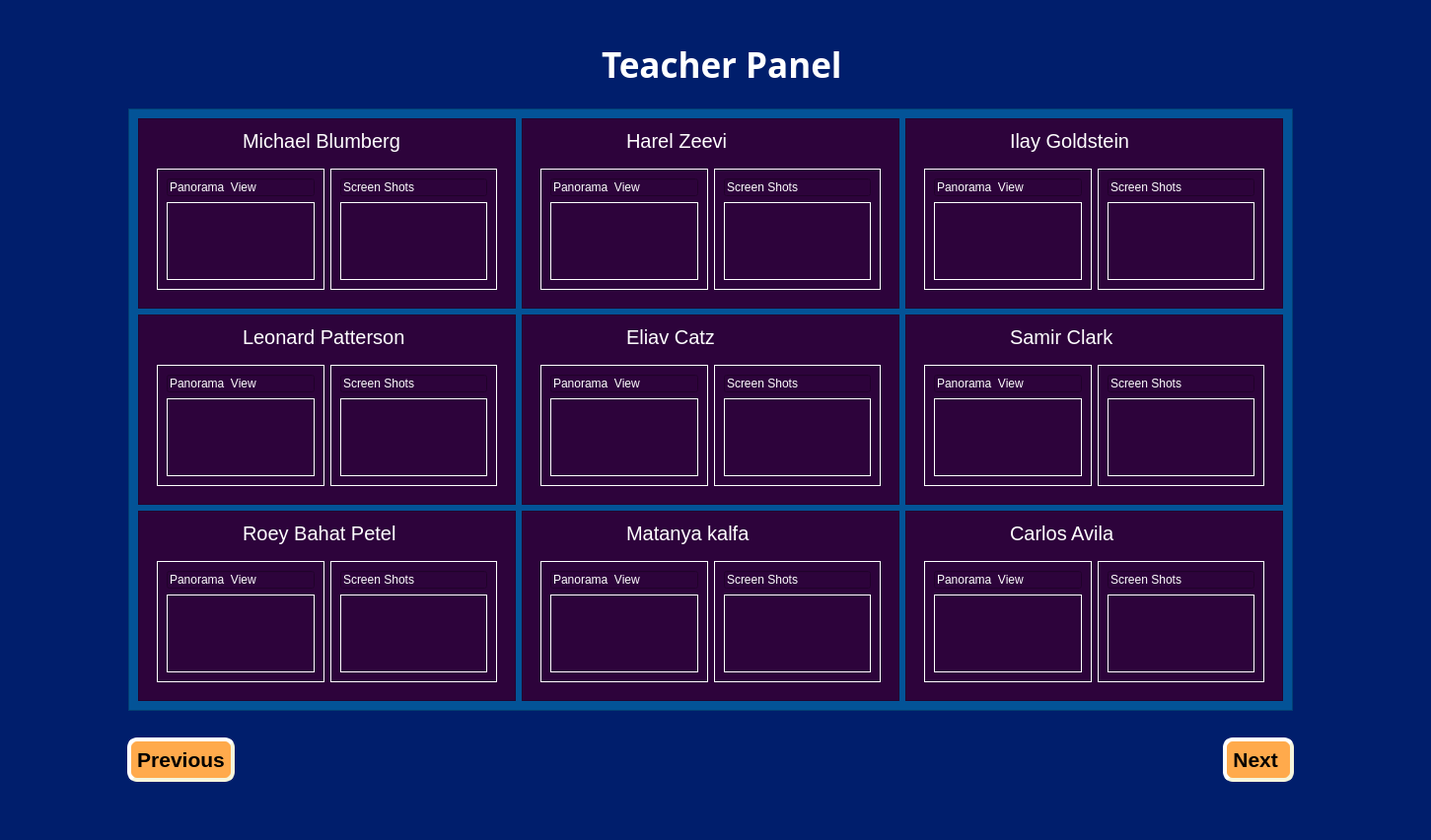
<?xml version="1.0" encoding="UTF-8"?>
<ui version="4.0">
 <class>MainWindow</class>
 <widget class="QMainWindow" name="MainWindow">
  <property name="geometry">
   <rect>
    <x>0</x>
    <y>0</y>
    <width>1451</width>
    <height>852</height>
   </rect>
  </property>
  <property name="windowTitle">
   <string>MainWindow</string>
  </property>
  <property name="styleSheet">
   <string notr="true">background-color:#001E6C;</string>
  </property>
  <widget class="QWidget" name="centralwidget">
   <widget class="QFrame" name="frame_56">
    <property name="geometry">
     <rect>
      <x>120</x>
      <y>730</y>
      <width>1201</width>
      <height>81</height>
     </rect>
    </property>
    <property name="styleSheet">
     <string notr="true">QFrame{
	border: 0px;
}</string>
    </property>
    <property name="frameShape">
     <enum>QFrame::StyledPanel</enum>
    </property>
    <property name="frameShadow">
     <enum>QFrame::Raised</enum>
    </property>
    <layout class="QHBoxLayout" name="horizontalLayout">
     <item>
      <widget class="QPushButton" name="pushButton_2">
       <property name="font">
        <font>
         <pointsize>16</pointsize>
         <weight>75</weight>
         <bold>true</bold>
        </font>
       </property>
       <property name="styleSheet">
        <string notr="true">QPushButton{
	color: black;
	background-color:#FFAA4C;
	border-style: outset;
	border-width: 4px;
	border-radius: 10px;
	border-color: beige;
	padding: 6px;

}</string>
       </property>
       <property name="text">
        <string>Previous</string>
       </property>
      </widget>
     </item>
     <item>
      <spacer name="horizontalSpacer">
       <property name="orientation">
        <enum>Qt::Horizontal</enum>
       </property>
       <property name="sizeHint" stdset="0">
        <size>
         <width>40</width>
         <height>20</height>
        </size>
       </property>
      </spacer>
     </item>
     <item>
      <widget class="QPushButton" name="pushButton">
       <property name="font">
        <font>
         <pointsize>16</pointsize>
         <weight>75</weight>
         <bold>true</bold>
        </font>
       </property>
       <property name="styleSheet">
        <string notr="true">QPushButton{
	color: black;
	background-color:#FFAA4C;
	border-style: outset;
	border-width: 4px;
	border-radius: 10px;
	border-color: beige;
	padding: 6px;

}</string>
       </property>
       <property name="text">
        <string>Next </string>
       </property>
      </widget>
     </item>
    </layout>
   </widget>
   <widget class="QFrame" name="frame_55">
    <property name="geometry">
     <rect>
      <x>130</x>
      <y>110</y>
      <width>1181</width>
      <height>611</height>
     </rect>
    </property>
    <property name="styleSheet">
     <string notr="true">background-color:#035397;</string>
    </property>
    <property name="frameShape">
     <enum>QFrame::StyledPanel</enum>
    </property>
    <property name="frameShadow">
     <enum>QFrame::Raised</enum>
    </property>
    <layout class="QGridLayout" name="gridLayout">
     <item row="2" column="1">
      <widget class="QFrame" name="frame_43">
       <property name="styleSheet">
        <string notr="true">background-color: #2D033B;
color: white;
padding: 0px;
margin: 0px;</string>
       </property>
       <property name="frameShape">
        <enum>QFrame::StyledPanel</enum>
       </property>
       <property name="frameShadow">
        <enum>QFrame::Raised</enum>
       </property>
       <layout class="QVBoxLayout" name="verticalLayout_22">
        <item alignment="Qt::AlignHCenter">
         <widget class="QLineEdit" name="lineEdit_22">
          <property name="font">
           <font>
            <pointsize>15</pointsize>
            <weight>50</weight>
            <italic>false</italic>
            <bold>false</bold>
           </font>
          </property>
          <property name="styleSheet">
           <string notr="true">padding: 0px;
border: 0px;</string>
          </property>
          <property name="text">
           <string>Matanya kalfa</string>
          </property>
         </widget>
        </item>
        <item>
         <widget class="QFrame" name="frame_44">
          <property name="styleSheet">
           <string notr="true">QFrame{
	border:0px;
}</string>
          </property>
          <property name="frameShape">
           <enum>QFrame::StyledPanel</enum>
          </property>
          <property name="frameShadow">
           <enum>QFrame::Raised</enum>
          </property>
          <layout class="QHBoxLayout" name="horizontalLayout_9">
           <item>
            <widget class="QFrame" name="frame_45">
             <property name="styleSheet">
              <string notr="true">QFrame{
	border:1px solid white;
}</string>
             </property>
             <property name="frameShape">
              <enum>QFrame::StyledPanel</enum>
             </property>
             <property name="frameShadow">
              <enum>QFrame::Raised</enum>
             </property>
             <layout class="QVBoxLayout" name="verticalLayout_23">
              <item>
               <widget class="QLineEdit" name="lineEdit_23">
                <property name="text">
                 <string>Panorama  View</string>
                </property>
               </widget>
              </item>
              <item>
               <widget class="QFrame" name="frame_46">
                <property name="frameShape">
                 <enum>QFrame::StyledPanel</enum>
                </property>
                <property name="frameShadow">
                 <enum>QFrame::Raised</enum>
                </property>
               </widget>
              </item>
             </layout>
            </widget>
           </item>
           <item>
            <widget class="QFrame" name="frame_47">
             <property name="styleSheet">
              <string notr="true">QFrame{
	border:1px solid white;
}</string>
             </property>
             <property name="frameShape">
              <enum>QFrame::StyledPanel</enum>
             </property>
             <property name="frameShadow">
              <enum>QFrame::Raised</enum>
             </property>
             <layout class="QVBoxLayout" name="verticalLayout_24">
              <item>
               <widget class="QLineEdit" name="lineEdit_24">
                <property name="text">
                 <string>Screen Shots</string>
                </property>
               </widget>
              </item>
              <item>
               <widget class="QFrame" name="frame_48">
                <property name="frameShape">
                 <enum>QFrame::StyledPanel</enum>
                </property>
                <property name="frameShadow">
                 <enum>QFrame::Raised</enum>
                </property>
               </widget>
              </item>
             </layout>
            </widget>
           </item>
          </layout>
         </widget>
        </item>
       </layout>
      </widget>
     </item>
     <item row="1" column="0">
      <widget class="QFrame" name="frame">
       <property name="styleSheet">
        <string notr="true">background-color: #2D033B;
color: white;
padding: 0px;
margin: 0px;</string>
       </property>
       <property name="frameShape">
        <enum>QFrame::StyledPanel</enum>
       </property>
       <property name="frameShadow">
        <enum>QFrame::Raised</enum>
       </property>
       <layout class="QVBoxLayout" name="verticalLayout">
        <item alignment="Qt::AlignHCenter">
         <widget class="QLineEdit" name="lineEdit">
          <property name="font">
           <font>
            <pointsize>15</pointsize>
            <weight>50</weight>
            <italic>false</italic>
            <bold>false</bold>
           </font>
          </property>
          <property name="styleSheet">
           <string notr="true">padding: 0px;
border: 0px;</string>
          </property>
          <property name="text">
           <string>Leonard Patterson</string>
          </property>
         </widget>
        </item>
        <item>
         <widget class="QFrame" name="frame_2">
          <property name="styleSheet">
           <string notr="true">QFrame{
	border:0px;
}</string>
          </property>
          <property name="frameShape">
           <enum>QFrame::StyledPanel</enum>
          </property>
          <property name="frameShadow">
           <enum>QFrame::Raised</enum>
          </property>
          <layout class="QHBoxLayout" name="horizontalLayout_2">
           <item>
            <widget class="QFrame" name="frame_4">
             <property name="styleSheet">
              <string notr="true">QFrame{
	border:1px solid white;
}</string>
             </property>
             <property name="frameShape">
              <enum>QFrame::StyledPanel</enum>
             </property>
             <property name="frameShadow">
              <enum>QFrame::Raised</enum>
             </property>
             <layout class="QVBoxLayout" name="verticalLayout_3">
              <item>
               <widget class="QLineEdit" name="lineEdit_2">
                <property name="text">
                 <string>Panorama  View</string>
                </property>
               </widget>
              </item>
              <item>
               <widget class="QFrame" name="frame_6">
                <property name="frameShape">
                 <enum>QFrame::StyledPanel</enum>
                </property>
                <property name="frameShadow">
                 <enum>QFrame::Raised</enum>
                </property>
               </widget>
              </item>
             </layout>
            </widget>
           </item>
           <item>
            <widget class="QFrame" name="frame_7">
             <property name="styleSheet">
              <string notr="true">QFrame{
	border:1px solid white;
}</string>
             </property>
             <property name="frameShape">
              <enum>QFrame::StyledPanel</enum>
             </property>
             <property name="frameShadow">
              <enum>QFrame::Raised</enum>
             </property>
             <layout class="QVBoxLayout" name="verticalLayout_2">
              <item>
               <widget class="QLineEdit" name="lineEdit_3">
                <property name="text">
                 <string>Screen Shots</string>
                </property>
               </widget>
              </item>
              <item>
               <widget class="QFrame" name="frame_8">
                <property name="frameShape">
                 <enum>QFrame::StyledPanel</enum>
                </property>
                <property name="frameShadow">
                 <enum>QFrame::Raised</enum>
                </property>
               </widget>
              </item>
             </layout>
            </widget>
           </item>
          </layout>
         </widget>
        </item>
       </layout>
      </widget>
     </item>
     <item row="1" column="1">
      <widget class="QFrame" name="frame_37">
       <property name="styleSheet">
        <string notr="true">background-color: #2D033B;
color: white;
padding: 0px;
margin: 0px;</string>
       </property>
       <property name="frameShape">
        <enum>QFrame::StyledPanel</enum>
       </property>
       <property name="frameShadow">
        <enum>QFrame::Raised</enum>
       </property>
       <layout class="QVBoxLayout" name="verticalLayout_19">
        <item alignment="Qt::AlignHCenter">
         <widget class="QLineEdit" name="lineEdit_19">
          <property name="font">
           <font>
            <pointsize>15</pointsize>
            <weight>50</weight>
            <italic>false</italic>
            <bold>false</bold>
           </font>
          </property>
          <property name="styleSheet">
           <string notr="true">padding: 0px;
border: 0px;</string>
          </property>
          <property name="text">
           <string>Eliav Catz</string>
          </property>
         </widget>
        </item>
        <item>
         <widget class="QFrame" name="frame_38">
          <property name="styleSheet">
           <string notr="true">QFrame{
	border:0px;
}</string>
          </property>
          <property name="frameShape">
           <enum>QFrame::StyledPanel</enum>
          </property>
          <property name="frameShadow">
           <enum>QFrame::Raised</enum>
          </property>
          <layout class="QHBoxLayout" name="horizontalLayout_8">
           <item>
            <widget class="QFrame" name="frame_39">
             <property name="styleSheet">
              <string notr="true">QFrame{
	border:1px solid white;
}</string>
             </property>
             <property name="frameShape">
              <enum>QFrame::StyledPanel</enum>
             </property>
             <property name="frameShadow">
              <enum>QFrame::Raised</enum>
             </property>
             <layout class="QVBoxLayout" name="verticalLayout_20">
              <item>
               <widget class="QLineEdit" name="lineEdit_20">
                <property name="text">
                 <string>Panorama  View</string>
                </property>
               </widget>
              </item>
              <item>
               <widget class="QFrame" name="frame_40">
                <property name="frameShape">
                 <enum>QFrame::StyledPanel</enum>
                </property>
                <property name="frameShadow">
                 <enum>QFrame::Raised</enum>
                </property>
               </widget>
              </item>
             </layout>
            </widget>
           </item>
           <item>
            <widget class="QFrame" name="frame_41">
             <property name="styleSheet">
              <string notr="true">QFrame{
	border:1px solid white;
}</string>
             </property>
             <property name="frameShape">
              <enum>QFrame::StyledPanel</enum>
             </property>
             <property name="frameShadow">
              <enum>QFrame::Raised</enum>
             </property>
             <layout class="QVBoxLayout" name="verticalLayout_21">
              <item>
               <widget class="QLineEdit" name="lineEdit_21">
                <property name="text">
                 <string>Screen Shots</string>
                </property>
               </widget>
              </item>
              <item>
               <widget class="QFrame" name="frame_42">
                <property name="frameShape">
                 <enum>QFrame::StyledPanel</enum>
                </property>
                <property name="frameShadow">
                 <enum>QFrame::Raised</enum>
                </property>
               </widget>
              </item>
             </layout>
            </widget>
           </item>
          </layout>
         </widget>
        </item>
       </layout>
      </widget>
     </item>
     <item row="1" column="2">
      <widget class="QFrame" name="frame_49">
       <property name="styleSheet">
        <string notr="true">background-color: #2D033B;
color: white;
padding: 0px;
margin: 0px;</string>
       </property>
       <property name="frameShape">
        <enum>QFrame::StyledPanel</enum>
       </property>
       <property name="frameShadow">
        <enum>QFrame::Raised</enum>
       </property>
       <layout class="QVBoxLayout" name="verticalLayout_25">
        <item alignment="Qt::AlignHCenter">
         <widget class="QLineEdit" name="lineEdit_25">
          <property name="font">
           <font>
            <pointsize>15</pointsize>
            <weight>50</weight>
            <italic>false</italic>
            <bold>false</bold>
           </font>
          </property>
          <property name="styleSheet">
           <string notr="true">padding: 0px;
border: 0px;</string>
          </property>
          <property name="text">
           <string>Samir Clark</string>
          </property>
         </widget>
        </item>
        <item>
         <widget class="QFrame" name="frame_50">
          <property name="styleSheet">
           <string notr="true">QFrame{
	border:0px;
}</string>
          </property>
          <property name="frameShape">
           <enum>QFrame::StyledPanel</enum>
          </property>
          <property name="frameShadow">
           <enum>QFrame::Raised</enum>
          </property>
          <layout class="QHBoxLayout" name="horizontalLayout_10">
           <item>
            <widget class="QFrame" name="frame_51">
             <property name="styleSheet">
              <string notr="true">QFrame{
	border:1px solid white;
}</string>
             </property>
             <property name="frameShape">
              <enum>QFrame::StyledPanel</enum>
             </property>
             <property name="frameShadow">
              <enum>QFrame::Raised</enum>
             </property>
             <layout class="QVBoxLayout" name="verticalLayout_26">
              <item>
               <widget class="QLineEdit" name="lineEdit_26">
                <property name="text">
                 <string>Panorama  View</string>
                </property>
               </widget>
              </item>
              <item>
               <widget class="QFrame" name="frame_52">
                <property name="frameShape">
                 <enum>QFrame::StyledPanel</enum>
                </property>
                <property name="frameShadow">
                 <enum>QFrame::Raised</enum>
                </property>
               </widget>
              </item>
             </layout>
            </widget>
           </item>
           <item>
            <widget class="QFrame" name="frame_53">
             <property name="styleSheet">
              <string notr="true">QFrame{
	border:1px solid white;
}</string>
             </property>
             <property name="frameShape">
              <enum>QFrame::StyledPanel</enum>
             </property>
             <property name="frameShadow">
              <enum>QFrame::Raised</enum>
             </property>
             <layout class="QVBoxLayout" name="verticalLayout_27">
              <item>
               <widget class="QLineEdit" name="lineEdit_27">
                <property name="text">
                 <string>Screen Shots</string>
                </property>
               </widget>
              </item>
              <item>
               <widget class="QFrame" name="frame_54">
                <property name="frameShape">
                 <enum>QFrame::StyledPanel</enum>
                </property>
                <property name="frameShadow">
                 <enum>QFrame::Raised</enum>
                </property>
               </widget>
              </item>
             </layout>
            </widget>
           </item>
          </layout>
         </widget>
        </item>
       </layout>
      </widget>
     </item>
     <item row="2" column="2">
      <widget class="QFrame" name="frame_19">
       <property name="styleSheet">
        <string notr="true">background-color: #2D033B;
color: white;
padding: 0px;
margin: 0px;</string>
       </property>
       <property name="frameShape">
        <enum>QFrame::StyledPanel</enum>
       </property>
       <property name="frameShadow">
        <enum>QFrame::Raised</enum>
       </property>
       <layout class="QVBoxLayout" name="verticalLayout_10">
        <item alignment="Qt::AlignHCenter">
         <widget class="QLineEdit" name="lineEdit_10">
          <property name="font">
           <font>
            <pointsize>15</pointsize>
            <weight>50</weight>
            <italic>false</italic>
            <bold>false</bold>
           </font>
          </property>
          <property name="styleSheet">
           <string notr="true">padding: 0px;
border: 0px;</string>
          </property>
          <property name="text">
           <string>Carlos Avila</string>
          </property>
         </widget>
        </item>
        <item>
         <widget class="QFrame" name="frame_20">
          <property name="styleSheet">
           <string notr="true">QFrame{
	border:0px;
}</string>
          </property>
          <property name="frameShape">
           <enum>QFrame::StyledPanel</enum>
          </property>
          <property name="frameShadow">
           <enum>QFrame::Raised</enum>
          </property>
          <layout class="QHBoxLayout" name="horizontalLayout_5">
           <item>
            <widget class="QFrame" name="frame_21">
             <property name="styleSheet">
              <string notr="true">QFrame{
	border:1px solid white;
}</string>
             </property>
             <property name="frameShape">
              <enum>QFrame::StyledPanel</enum>
             </property>
             <property name="frameShadow">
              <enum>QFrame::Raised</enum>
             </property>
             <layout class="QVBoxLayout" name="verticalLayout_11">
              <item>
               <widget class="QLineEdit" name="lineEdit_11">
                <property name="text">
                 <string>Panorama  View</string>
                </property>
               </widget>
              </item>
              <item>
               <widget class="QFrame" name="frame_22">
                <property name="frameShape">
                 <enum>QFrame::StyledPanel</enum>
                </property>
                <property name="frameShadow">
                 <enum>QFrame::Raised</enum>
                </property>
               </widget>
              </item>
             </layout>
            </widget>
           </item>
           <item>
            <widget class="QFrame" name="frame_23">
             <property name="styleSheet">
              <string notr="true">QFrame{
	border:1px solid white;
}</string>
             </property>
             <property name="frameShape">
              <enum>QFrame::StyledPanel</enum>
             </property>
             <property name="frameShadow">
              <enum>QFrame::Raised</enum>
             </property>
             <layout class="QVBoxLayout" name="verticalLayout_12">
              <item>
               <widget class="QLineEdit" name="lineEdit_12">
                <property name="text">
                 <string>Screen Shots</string>
                </property>
               </widget>
              </item>
              <item>
               <widget class="QFrame" name="frame_24">
                <property name="frameShape">
                 <enum>QFrame::StyledPanel</enum>
                </property>
                <property name="frameShadow">
                 <enum>QFrame::Raised</enum>
                </property>
               </widget>
              </item>
             </layout>
            </widget>
           </item>
          </layout>
         </widget>
        </item>
       </layout>
      </widget>
     </item>
     <item row="0" column="1">
      <widget class="QFrame" name="frame_25">
       <property name="styleSheet">
        <string notr="true">background-color: #2D033B;
color: white;
padding: 0px;
margin: 0px;</string>
       </property>
       <property name="frameShape">
        <enum>QFrame::StyledPanel</enum>
       </property>
       <property name="frameShadow">
        <enum>QFrame::Raised</enum>
       </property>
       <layout class="QVBoxLayout" name="verticalLayout_13">
        <item alignment="Qt::AlignHCenter">
         <widget class="QLineEdit" name="lineEdit_13">
          <property name="font">
           <font>
            <pointsize>15</pointsize>
            <weight>50</weight>
            <italic>false</italic>
            <bold>false</bold>
           </font>
          </property>
          <property name="styleSheet">
           <string notr="true">padding: 0px;
border: 0px;</string>
          </property>
          <property name="text">
           <string>Harel Zeevi</string>
          </property>
         </widget>
        </item>
        <item>
         <widget class="QFrame" name="frame_26">
          <property name="styleSheet">
           <string notr="true">QFrame{
	border:0px;
}</string>
          </property>
          <property name="frameShape">
           <enum>QFrame::StyledPanel</enum>
          </property>
          <property name="frameShadow">
           <enum>QFrame::Raised</enum>
          </property>
          <layout class="QHBoxLayout" name="horizontalLayout_6">
           <item>
            <widget class="QFrame" name="frame_27">
             <property name="styleSheet">
              <string notr="true">QFrame{
	border:1px solid white;
}</string>
             </property>
             <property name="frameShape">
              <enum>QFrame::StyledPanel</enum>
             </property>
             <property name="frameShadow">
              <enum>QFrame::Raised</enum>
             </property>
             <layout class="QVBoxLayout" name="verticalLayout_14">
              <item>
               <widget class="QLineEdit" name="lineEdit_14">
                <property name="text">
                 <string>Panorama  View</string>
                </property>
               </widget>
              </item>
              <item>
               <widget class="QFrame" name="frame_28">
                <property name="frameShape">
                 <enum>QFrame::StyledPanel</enum>
                </property>
                <property name="frameShadow">
                 <enum>QFrame::Raised</enum>
                </property>
               </widget>
              </item>
             </layout>
            </widget>
           </item>
           <item>
            <widget class="QFrame" name="frame_29">
             <property name="styleSheet">
              <string notr="true">QFrame{
	border:1px solid white;
}</string>
             </property>
             <property name="frameShape">
              <enum>QFrame::StyledPanel</enum>
             </property>
             <property name="frameShadow">
              <enum>QFrame::Raised</enum>
             </property>
             <layout class="QVBoxLayout" name="verticalLayout_15">
              <item>
               <widget class="QLineEdit" name="lineEdit_15">
                <property name="text">
                 <string>Screen Shots</string>
                </property>
               </widget>
              </item>
              <item>
               <widget class="QFrame" name="frame_30">
                <property name="frameShape">
                 <enum>QFrame::StyledPanel</enum>
                </property>
                <property name="frameShadow">
                 <enum>QFrame::Raised</enum>
                </property>
               </widget>
              </item>
             </layout>
            </widget>
           </item>
          </layout>
         </widget>
        </item>
       </layout>
      </widget>
     </item>
     <item row="0" column="0">
      <widget class="QFrame" name="frame_3">
       <property name="styleSheet">
        <string notr="true">background-color: #2D033B;
color: white;
padding: 0px;
margin: 0px;</string>
       </property>
       <property name="frameShape">
        <enum>QFrame::StyledPanel</enum>
       </property>
       <property name="frameShadow">
        <enum>QFrame::Raised</enum>
       </property>
       <layout class="QVBoxLayout" name="verticalLayout_4">
        <item alignment="Qt::AlignHCenter">
         <widget class="QLineEdit" name="lineEdit_4">
          <property name="font">
           <font>
            <pointsize>15</pointsize>
            <weight>50</weight>
            <italic>false</italic>
            <bold>false</bold>
           </font>
          </property>
          <property name="styleSheet">
           <string notr="true">padding: 0px;
border: 0px;</string>
          </property>
          <property name="text">
           <string>Michael Blumberg</string>
          </property>
         </widget>
        </item>
        <item>
         <widget class="QFrame" name="frame_5">
          <property name="styleSheet">
           <string notr="true">QFrame{
	border:0px;
}</string>
          </property>
          <property name="frameShape">
           <enum>QFrame::StyledPanel</enum>
          </property>
          <property name="frameShadow">
           <enum>QFrame::Raised</enum>
          </property>
          <layout class="QHBoxLayout" name="horizontalLayout_3">
           <item>
            <widget class="QFrame" name="frame_9">
             <property name="styleSheet">
              <string notr="true">QFrame{
	border:1px solid white;
}</string>
             </property>
             <property name="frameShape">
              <enum>QFrame::StyledPanel</enum>
             </property>
             <property name="frameShadow">
              <enum>QFrame::Raised</enum>
             </property>
             <layout class="QVBoxLayout" name="verticalLayout_5">
              <item>
               <widget class="QLineEdit" name="lineEdit_5">
                <property name="text">
                 <string>Panorama  View</string>
                </property>
               </widget>
              </item>
              <item>
               <widget class="QFrame" name="frame_10">
                <property name="frameShape">
                 <enum>QFrame::StyledPanel</enum>
                </property>
                <property name="frameShadow">
                 <enum>QFrame::Raised</enum>
                </property>
               </widget>
              </item>
             </layout>
            </widget>
           </item>
           <item>
            <widget class="QFrame" name="frame_11">
             <property name="styleSheet">
              <string notr="true">QFrame{
	border:1px solid white;
}</string>
             </property>
             <property name="frameShape">
              <enum>QFrame::StyledPanel</enum>
             </property>
             <property name="frameShadow">
              <enum>QFrame::Raised</enum>
             </property>
             <layout class="QVBoxLayout" name="verticalLayout_6">
              <item>
               <widget class="QLineEdit" name="lineEdit_6">
                <property name="text">
                 <string>Screen Shots</string>
                </property>
               </widget>
              </item>
              <item>
               <widget class="QFrame" name="frame_12">
                <property name="frameShape">
                 <enum>QFrame::StyledPanel</enum>
                </property>
                <property name="frameShadow">
                 <enum>QFrame::Raised</enum>
                </property>
               </widget>
              </item>
             </layout>
            </widget>
           </item>
          </layout>
         </widget>
        </item>
       </layout>
      </widget>
     </item>
     <item row="0" column="2">
      <widget class="QFrame" name="frame_31">
       <property name="styleSheet">
        <string notr="true">color: white;
padding: 0px;
margin: 0px;
background-color: #2D033B;</string>
       </property>
       <property name="frameShape">
        <enum>QFrame::StyledPanel</enum>
       </property>
       <property name="frameShadow">
        <enum>QFrame::Raised</enum>
       </property>
       <layout class="QVBoxLayout" name="verticalLayout_16">
        <item alignment="Qt::AlignHCenter">
         <widget class="QLineEdit" name="lineEdit_16">
          <property name="font">
           <font>
            <pointsize>15</pointsize>
            <weight>50</weight>
            <italic>false</italic>
            <bold>false</bold>
           </font>
          </property>
          <property name="styleSheet">
           <string notr="true">padding: 0px;
border: 0px;</string>
          </property>
          <property name="text">
           <string>Ilay Goldstein</string>
          </property>
         </widget>
        </item>
        <item>
         <widget class="QFrame" name="frame_32">
          <property name="styleSheet">
           <string notr="true">QFrame{
	border:0px;
}</string>
          </property>
          <property name="frameShape">
           <enum>QFrame::StyledPanel</enum>
          </property>
          <property name="frameShadow">
           <enum>QFrame::Raised</enum>
          </property>
          <layout class="QHBoxLayout" name="horizontalLayout_7">
           <item>
            <widget class="QFrame" name="frame_33">
             <property name="styleSheet">
              <string notr="true">QFrame{
	border:1px solid white;
}</string>
             </property>
             <property name="frameShape">
              <enum>QFrame::StyledPanel</enum>
             </property>
             <property name="frameShadow">
              <enum>QFrame::Raised</enum>
             </property>
             <layout class="QVBoxLayout" name="verticalLayout_17">
              <item>
               <widget class="QLineEdit" name="lineEdit_17">
                <property name="text">
                 <string>Panorama  View</string>
                </property>
               </widget>
              </item>
              <item>
               <widget class="QFrame" name="frame_34">
                <property name="frameShape">
                 <enum>QFrame::StyledPanel</enum>
                </property>
                <property name="frameShadow">
                 <enum>QFrame::Raised</enum>
                </property>
               </widget>
              </item>
             </layout>
            </widget>
           </item>
           <item>
            <widget class="QFrame" name="frame_35">
             <property name="styleSheet">
              <string notr="true">QFrame{
	border:1px solid white;
}</string>
             </property>
             <property name="frameShape">
              <enum>QFrame::StyledPanel</enum>
             </property>
             <property name="frameShadow">
              <enum>QFrame::Raised</enum>
             </property>
             <layout class="QVBoxLayout" name="verticalLayout_18">
              <item>
               <widget class="QLineEdit" name="lineEdit_18">
                <property name="text">
                 <string>Screen Shots</string>
                </property>
               </widget>
              </item>
              <item>
               <widget class="QFrame" name="frame_36">
                <property name="frameShape">
                 <enum>QFrame::StyledPanel</enum>
                </property>
                <property name="frameShadow">
                 <enum>QFrame::Raised</enum>
                </property>
               </widget>
              </item>
             </layout>
            </widget>
           </item>
          </layout>
         </widget>
        </item>
       </layout>
      </widget>
     </item>
     <item row="2" column="0">
      <widget class="QFrame" name="frame_13">
       <property name="styleSheet">
        <string notr="true">background-color: #2D033B;
color: white;
padding: 0px;
margin: 0px;</string>
       </property>
       <property name="frameShape">
        <enum>QFrame::StyledPanel</enum>
       </property>
       <property name="frameShadow">
        <enum>QFrame::Raised</enum>
       </property>
       <layout class="QVBoxLayout" name="verticalLayout_7">
        <item alignment="Qt::AlignHCenter">
         <widget class="QLineEdit" name="lineEdit_7">
          <property name="font">
           <font>
            <pointsize>15</pointsize>
            <weight>50</weight>
            <italic>false</italic>
            <bold>false</bold>
           </font>
          </property>
          <property name="styleSheet">
           <string notr="true">padding: 0px;
border: 0px;</string>
          </property>
          <property name="text">
           <string>Roey Bahat Petel</string>
          </property>
         </widget>
        </item>
        <item>
         <widget class="QFrame" name="frame_14">
          <property name="styleSheet">
           <string notr="true">QFrame{
	border:0px;
}</string>
          </property>
          <property name="frameShape">
           <enum>QFrame::StyledPanel</enum>
          </property>
          <property name="frameShadow">
           <enum>QFrame::Raised</enum>
          </property>
          <layout class="QHBoxLayout" name="horizontalLayout_4">
           <item>
            <widget class="QFrame" name="frame_15">
             <property name="styleSheet">
              <string notr="true">QFrame{
	border:1px solid white;
}</string>
             </property>
             <property name="frameShape">
              <enum>QFrame::StyledPanel</enum>
             </property>
             <property name="frameShadow">
              <enum>QFrame::Raised</enum>
             </property>
             <layout class="QVBoxLayout" name="verticalLayout_8">
              <item>
               <widget class="QLineEdit" name="lineEdit_8">
                <property name="text">
                 <string>Panorama  View</string>
                </property>
               </widget>
              </item>
              <item>
               <widget class="QFrame" name="frame_16">
                <property name="frameShape">
                 <enum>QFrame::StyledPanel</enum>
                </property>
                <property name="frameShadow">
                 <enum>QFrame::Raised</enum>
                </property>
               </widget>
              </item>
             </layout>
            </widget>
           </item>
           <item>
            <widget class="QFrame" name="frame_17">
             <property name="styleSheet">
              <string notr="true">QFrame{
	border:1px solid white;
}</string>
             </property>
             <property name="frameShape">
              <enum>QFrame::StyledPanel</enum>
             </property>
             <property name="frameShadow">
              <enum>QFrame::Raised</enum>
             </property>
             <layout class="QVBoxLayout" name="verticalLayout_9">
              <item>
               <widget class="QLineEdit" name="lineEdit_9">
                <property name="text">
                 <string>Screen Shots</string>
                </property>
               </widget>
              </item>
              <item>
               <widget class="QFrame" name="frame_18">
                <property name="frameShape">
                 <enum>QFrame::StyledPanel</enum>
                </property>
                <property name="frameShadow">
                 <enum>QFrame::Raised</enum>
                </property>
               </widget>
              </item>
             </layout>
            </widget>
           </item>
          </layout>
         </widget>
        </item>
       </layout>
      </widget>
     </item>
    </layout>
   </widget>
   <widget class="QLabel" name="label_3">
    <property name="geometry">
     <rect>
      <x>610</x>
      <y>40</y>
      <width>301</width>
      <height>51</height>
     </rect>
    </property>
    <property name="font">
     <font>
      <family>Sitka Text</family>
      <pointsize>26</pointsize>
      <weight>75</weight>
      <bold>true</bold>
      <underline>false</underline>
     </font>
    </property>
    <property name="styleSheet">
     <string notr="true">color: white;</string>
    </property>
    <property name="text">
     <string>Teacher Panel</string>
    </property>
   </widget>
  </widget>
  <widget class="QStatusBar" name="statusbar"/>
 </widget>
 <resources/>
 <connections/>
</ui>
